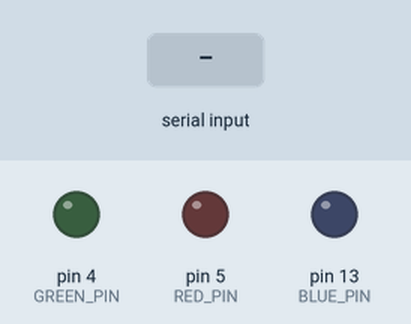
This sketch was run on a simulated Arduino Uno, built with avr-gcc and run on an emulated ATmega328P. On the bench: output pins drawn as LEDs (lit = HIGH). Inputs (shaded band) come from the test bench.

Above: at 1.2 s.
1.3 s: "CARD_SCANNED\n" received over Serial
At 2.6 s:
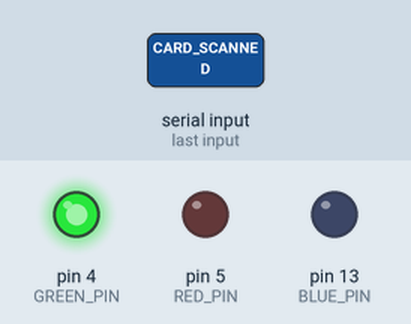
Timing chart, 0 to 4.8 s (numbered marks = the images above; inputs shaded):
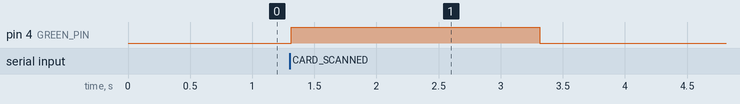

The sketch:

esp8266.ino
```cpp
#define RED_PIN    5
#define GREEN_PIN  4
#define BLUE_PIN   13

void setup() {
  Serial.begin(9600);

  pinMode(RED_PIN, OUTPUT);
  pinMode(GREEN_PIN, OUTPUT);
  pinMode(BLUE_PIN, OUTPUT);

  digitalWrite(RED_PIN, LOW);
  digitalWrite(GREEN_PIN, LOW);
  digitalWrite(BLUE_PIN, LOW);
}

void loop() {
  if (Serial.available() > 0) {
    String message = Serial.readStringUntil('\n');
    message.trim();

    if (message == "CARD_SCANNED") {
      digitalWrite(GREEN_PIN, HIGH);
      delay(2000);
      digitalWrite(GREEN_PIN, LOW);
    }
  }
}
```

Measured:
- after the input at 1.3 s, pin 4 (GREEN_PIN): LOW → HIGH at once, → LOW 2.0 s later
